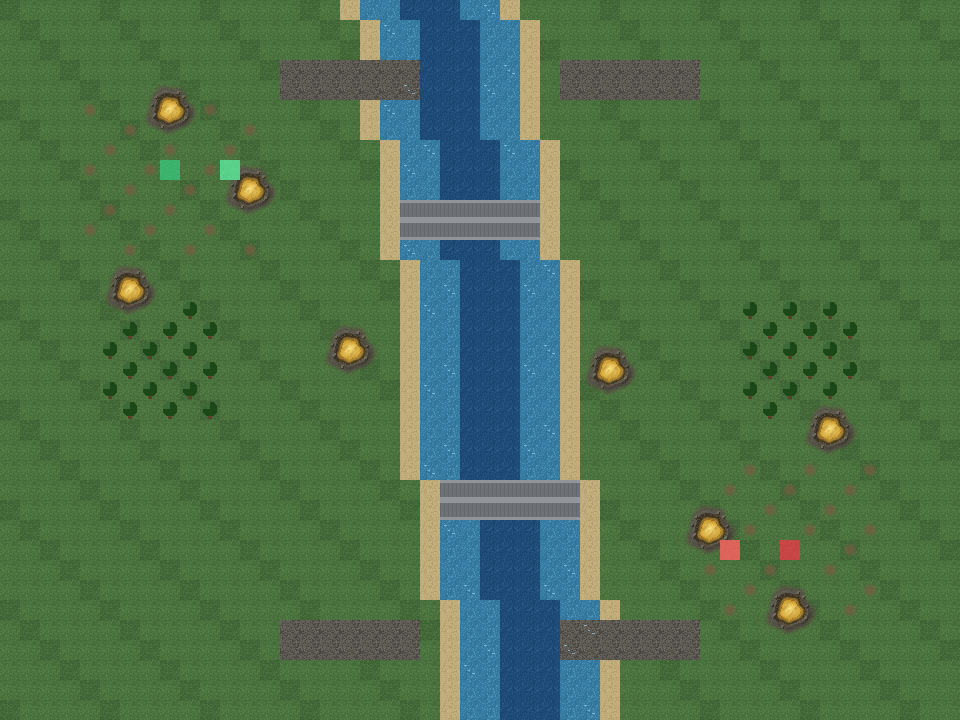

A 2D game scene composited from a Tiled map and its tileset images. What follows is a short description and the map's XML, with each tile layer's data collapsed to a summary:
An orthogonal 48x36 tile map with 20x20 px tiles, 4 tile layers (Ground, GroundDetails, Items, Units), 2 tilesets and 1 object (map_info).

<map version="1.2" tiledversion="1.4.3" orientation="orthogonal" renderorder="right-down" width="48" height="36" tilewidth="20" tileheight="20" infinite="0">
 <tileset firstgid="1" source="../../visuals/placeholder/tilesets/base_terrain.tsx" />
 <tileset firstgid="31" source="../../visuals/placeholder/tilesets/units_markers.tsx" />
 <layer name="Ground" width="48" height="36">
  <data>[1728 cells, 1728 non-empty, 6 distinct tile ids]</data>
 </layer>
 <layer name="GroundDetails" width="48" height="36">
  <data>[1728 cells, 77 non-empty, 2 distinct tile ids]</data>
 </layer>
 <layer name="Items" width="48" height="36">
  <data>[1728 cells, 132 non-empty, 11 distinct tile ids]</data>
 </layer>
 <layer name="Units" width="48" height="36">
  <data>[1728 cells, 4 non-empty, 4 distinct tile ids]</data>
 </layer>
 <objectgroup name="Triggers">
  <object id="1" name="map_info" x="20" y="20" width="100" height="60">
   <properties>
    <property name="type" value="skirmish" />
    <property name="fog" value="los" />
   </properties>
  </object>
 </objectgroup>
</map>
